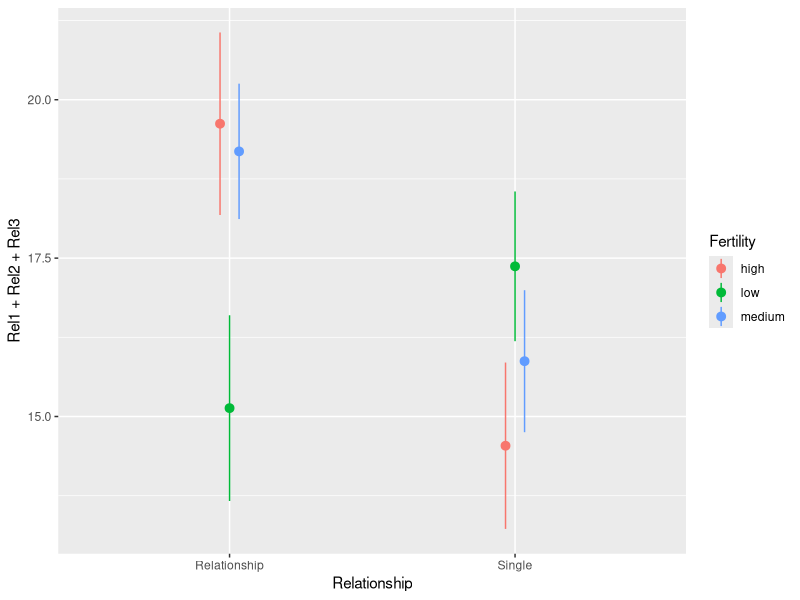

Here is the R script that generated this plot: (Note: this script raises an error after producing the figure.)
## ---- chunk 1
knitr::opts_chunk$set(echo = TRUE)

library(knitr)
library(tidyverse)
library(magrittr)
#library(multidy)
## ---- chunk 2
data.raw.study2 <- read_delim("../data/durante_etal_2013_study2.txt", delim = "\t",
    col_types = cols(
        DateTesting = col_date(format = "%m/%d/%y"),
        StartDateofLastPeriod =col_date(format = "%m/%d/%y"),
        StartDateofPeriodBeforeLast = col_date(format = "%m/%d/%y"),
        StartDateNext = col_date(format = "%m/%d/%y")
  )) %>%
  mutate(
    Abortion = abs(7 - Abortion) + 1,
    StemCell = abs(7 - StemCell) + 1,
    Marijuana = abs(7 - Marijuana) + 1,
    RichTax = abs(7 - RichTax) + 1,
    StLiving = abs(7 - StLiving) + 1,
    Profit = abs(7 - Profit) + 1,
    FiscConsComp = FreeMarket + PrivSocialSec + RichTax + StLiving + Profit,
    SocConsComp = Marriage + RestrictAbortion + Abortion + StemCell + Marijuana
  ) %>%
  mutate(ComputedCycleLength = StartDateofLastPeriod - StartDateofPeriodBeforeLast ) 
## ---- chunk 3
data.raw.study2 %>%
  head(10)
## ---- chunk 4
one_universe = data.raw.study2 %>%
  mutate( ComputedCycleLength = StartDateofLastPeriod - StartDateofPeriodBeforeLast ) %>%
  mutate( NextMenstrualOnset = StartDateofLastPeriod + ComputedCycleLength ) %>%
  mutate(
    CycleDay = 28 - (NextMenstrualOnset - DateTesting),
    CycleDay = ifelse(CycleDay > 1 & CycleDay < 28, CycleDay, ifelse(CycleDay < 1, 1, 28))
  ) %>%
  mutate(
    Relationship = factor(ifelse(Relationship==1 | Relationship==2, "Single", "Relationship"))
  ) %>%
  filter( ComputedCycleLength > 25 & ComputedCycleLength < 35) %>%
  filter( Sure1 > 6 | Sure2 > 6 ) %>%
  mutate( Fertility = factor( ifelse(CycleDay >= 7 & CycleDay <= 14, "high", ifelse(CycleDay >= 17 & CycleDay <= 25, "low", "medium")) ) )
## ---- chunk 5
one_universe %>%
  select( NextMenstrualOnset, Relationship, Sure1, Sure2, Fertility, everything() ) %>%
  head(10)
## ---- chunk 6
one_universe %>%
  ggplot(aes(x = Relationship, y = Rel1 + Rel2 + Rel3, color = Fertility)) +
  stat_summary(position = position_dodge(width = .1), fun.data = "mean_se")
## ---- chunk 7
M <- new("multiverse")
## ---- chunk 8
M = inside(M, {
  df <- data.raw.study2  %>%
    mutate( ComputedCycleLength = StartDateofLastPeriod - StartDateofPeriodBeforeLast ) %>%
    mutate( NextMenstrualOnset = branch(menstrual_calculation, 
      "mc_option1" ~ StartDateofLastPeriod + ComputedCycleLength,
      "mc_option2" ~ StartDateofLastPeriod + ReportedCycleLength,
      "mc_option3" ~ StartDateNext)
    )
})
## ---- chunk 9
M.parsed = parse_multiverse(M)
## ---- chunk 10
M.parsed@parameters
## ---- chunk 11
M.parsed@multiverse_table
## ---- chunk 12
M.parsed$current_parameter_assignment
## ---- chunk 13
M.parsed$code
## ---- chunk 14
execute_default(M.parsed) %>%
  select( NextMenstrualOnset, everything() ) %>%
  head()
## ---- chunk 15
M = inside(M, {
  df %>%
    mutate(Relationship = branch( relationship_status, 
      "rs_option1" ~ factor(ifelse(Relationship==1 | Relationship==2, 'Single', 'Relationship')),
      "rs_option2" ~ factor(ifelse(Relationship==1, 'Single', 'Relationship')),
      "rs_option3" ~ factor(ifelse(Relationship==1, 'Single', ifelse(Relationship==3 | Relationship==4, 'Relationship', NA))) )
    ) %>%
    mutate(
      CycleDay = 28 - (NextMenstrualOnset - DateTesting),
      CycleDay = ifelse(CycleDay > 1 & CycleDay < 28, CycleDay, ifelse(CycleDay < 1, 1, 28))
    ) %>%
    filter( branch(cycle_length, 
      "cl_option1" ~ TRUE,
      "cl_option2" ~ ComputedCycleLength > 25 & ComputedCycleLength < 35,
      "cl_option3" ~ ReportedCycleLength > 25 & ReportedCycleLength < 35
    )) %>%
    filter( branch(certainty,
        "cer_option1" ~ TRUE,
        "cer_option2" ~ Sure1 > 6 | Sure2 > 6
    )) %>%
    mutate( Fertility = branch( fertile,
        "fer_option1" ~ factor( ifelse(CycleDay >= 7 & CycleDay <= 14, "high", ifelse(CycleDay >= 17 & CycleDay <= 25, "low", "medium")) ),
        "fer_option2" ~ factor( ifelse(CycleDay >= 6 & CycleDay <= 14, "high", ifelse(CycleDay >= 17 & CycleDay <= 27, "low", "medium")) ),
        "fer_option3" ~ factor( ifelse(CycleDay >= 9 & CycleDay <= 17, "high", ifelse(CycleDay >= 18 & CycleDay <= 25, "low", "medium")) ),
        "fer_option4" ~ factor( ifelse(CycleDay >= 8 & CycleDay <= 17, "high", "low") )
    ))
})
## ---- chunk 16
M@code
## ---- chunk 17
M.parsed = parse_multiverse(M)
## ---- chunk 18
M.parsed@multiverse_table %>%
  head(10)
